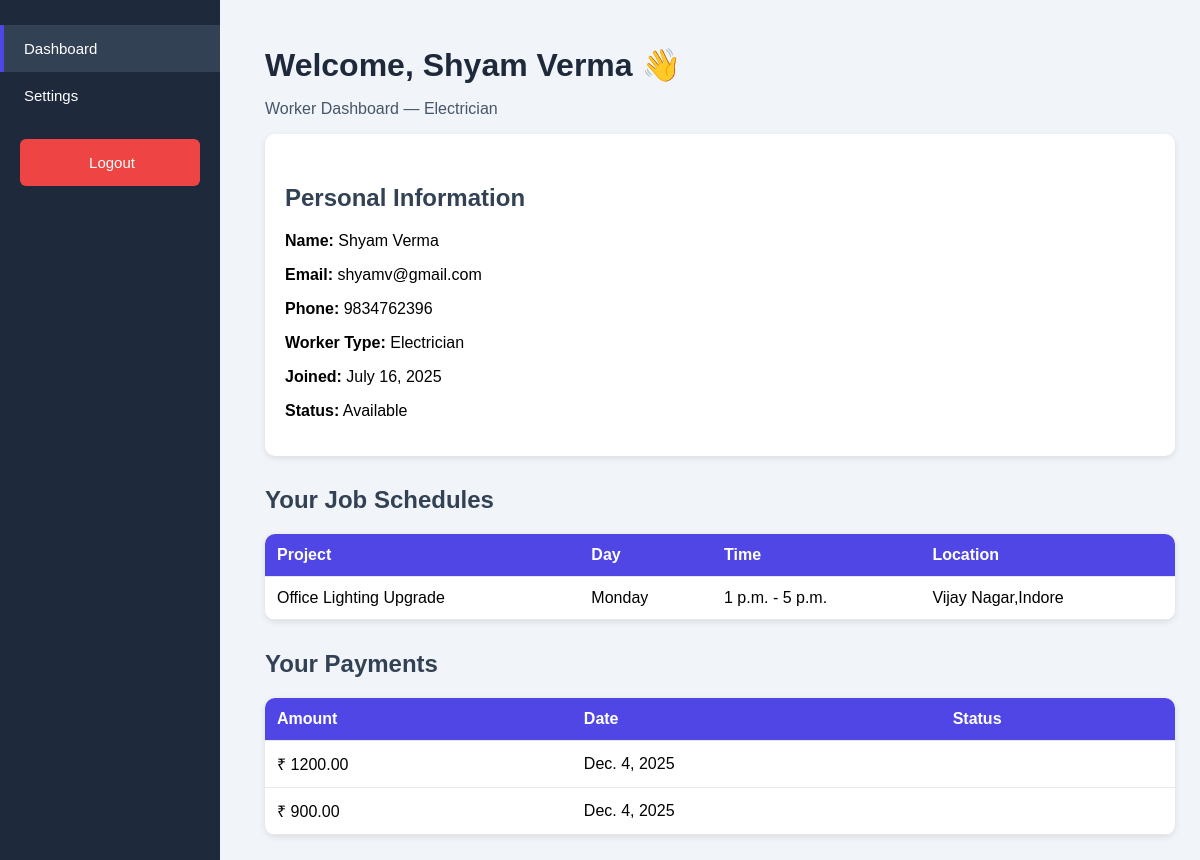
The app's page /user/12/ with its own data.
### workers/models.py (models this page shows, shortened)
class Worker(models.Model):
    WORKER_TYPES = [
        ('Plumber', 'Plumber'),
        ('Electrician', 'Electrician'),
        ('Carpenter', 'Carpenter'),
        ('Painter', 'Painter'),
        ('Helper', 'Helper'),
    ]
    user = models.OneToOneField(User, on_delete=models.CASCADE, null=True, blank=True)
    name = models.CharField(max_length=100)
    worker_type = models.CharField(max_length=50, choices=WORKER_TYPES)
    phone = models.CharField(max_length=15, blank=True)
    email = models.EmailField(null=True, blank=True)
    gender = models.CharField(max_length=10, default='Male', blank=True)
    hourly_rate = models.DecimalField(max_digits=8, decimal_places=2, default=0.00)
    is_available = models.BooleanField(default=True)
    joined_date = models.DateField(default=date.today)
    location = models.CharField(max_length=100, default='Unknown')
    role = models.ForeignKey(Role, on_delete=models.SET_NULL, null=True, blank=True)

class Schedule(models.Model):
    worker = models.ForeignKey(Worker, on_delete=models.CASCADE, related_name='schedules')
    project = models.ForeignKey(Project, on_delete=models.SET_NULL, null=True, blank=True)
    day = models.CharField(max_length=15)
    start_time = models.TimeField()
    end_time = models.TimeField()
    location = models.CharField(max_length=100)

class Project(models.Model):
    STATUS_CHOICES = [
        ('Active', 'Active'),
        ('Completed', 'Completed'),
    ]
    name = models.CharField(max_length=200)
    description = models.TextField(blank=True)
    status = models.CharField(max_length=50, choices=STATUS_CHOICES, default='Active')
    start_date = models.DateField(default=date.today)
    completed_date = models.DateField(null=True, blank=True)
    location = models.CharField(max_length=200, blank=True)
    assigned_workers = models.ManyToManyField(Worker, blank=True, related_name='projects')

class Payment(models.Model):
    worker = models.ForeignKey(Worker, on_delete=models.CASCADE, related_name='payments')
    project = models.ForeignKey(Project, on_delete=models.SET_NULL, null=True, blank=True)
    amount = models.DecimalField(max_digits=10, decimal_places=2)
    date = models.DateField(auto_now_add=True)
    payment_status = models.CharField(max_length=20, default='Pending')

### workers/views.py (the view)
# urls.py: path('user/<int:worker_id>/', views.user_detail, name='user_detail'),
def user_detail(request, worker_id):
    worker = get_object_or_404(Worker, id=worker_id)
    payments = Payment.objects.filter(worker=worker).order_by('-date')
    schedules = Schedule.objects.filter(worker=worker).order_by('day', 'start_time')
    return render(request, 'user.html', {'worker': worker, 'payments': payments, 'schedules': schedules})

### workers/templates/user.html (shortened to what this page needs)
{% load static %}
<!DOCTYPE html>
<html lang="en">
<head>
</head>
<body>
    <div class="sidebar">
        <a class="active" href="{% url 'user_detail' worker.id %}">Dashboard</a>
        <a href="{% url 'setting' %}">Settings</a>
        <a href="{% url 'logout_user' %}" class="logout-btn">Logout</a>
    </div>
    <div class="container">
        <h1>Welcome, {{ worker.name }} 👋</h1>
        <p style="color:#475569;">Worker Dashboard — {{ worker.worker_type }}</p>
        <div class="info-card">
            <h2>Personal Information</h2>
            <p><strong>Name:</strong> {{ worker.name }}</p>
            <p><strong>Email:</strong> {{ worker.email }}</p>
            <p><strong>Phone:</strong> {{ worker.phone|default:"Not Available" }}</p>
            <p><strong>Worker Type:</strong> {{ worker.worker_type }}</p>
            <p><strong>Joined:</strong> {{ worker.joined_date }}</p>
            <p><strong>Status:</strong> {% if worker.is_available %}Available{% else %}Busy{% endif %}</p>
        </div>
        <h2>Your Job Schedules</h2>
        <table>
            <tr>
                <th>Project</th>
                <th>Day</th>
                <th>Time</th>
                <th>Location</th>
            </tr>
            {% for s in schedules %}
            <tr>
                <td>{{ s.project.name }}</td>
                <td>{{ s.day }}</td>
                <td>{{ s.start_time }} - {{ s.end_time }}</td>
                <td>{{ s.location }}</td>
            </tr>
            {% empty %}
            <tr>
                <td colspan="4" style="text-align:center;">No schedules assigned.</td>
            </tr>
            {% endfor %}
        </table>
        <h2>Your Payments</h2>
        <table>
            <tr>
                <th>Amount</th>
                <th>Date</th>
                <th>Status</th>
            </tr>
            {% for p in payments %}
            <tr>
                <td>₹ {{ p.amount }}</td>
                <td>{{ p.date }}</td>
                <td>{{ p.status }}</td>
            </tr>
            {% empty %}
            <tr>
                <td colspan="3" style="text-align:center;">No payments recorded.</td>
            </tr>
            {% endfor %}
        </table>
    </div>
</body>
</html>

### workers/templates/user.html (style rules this page uses)
body { font-family: Arial, sans-serif; background: #f1f5f9; margin: 0; padding: 0; }
.sidebar { width: 220px; background: #1e293b; color: white; position: fixed; top: 0; bottom: 0; padding-top: 25px; display: flex; flex-direction: column; }
.sidebar a { padding: 15px 20px; text-decoration: none; color: white; display: block; font-size: 15px; border-left: 4px solid transparent; }
.sidebar a:hover, .sidebar .active { background: #334155; border-left: 4px solid #4f46e5; }
.container { margin-left: 240px; padding: 25px; }
h1 { color: #1e293b; margin-bottom: 10px; }
h2 { color: #334155; margin-top: 30px; }
.info-card { background: white; padding: 20px; border-radius: 10px; box-shadow: 0 2px 6px rgba(0,0,0,0.1); margin-bottom: 25px; }
table { width: 100%; border-collapse: collapse; background: white; border-radius: 10px; overflow: hidden; box-shadow: 0 2px 6px rgba(0,0,0,0.1); }
th, td { padding: 12px; border-bottom: 1px solid #e5e7eb; }
th { background: #4f46e5; color: white; text-align: left; }
.logout-btn { background: #ef4444; padding: 10px; color: white; text-align: center; margin: 20px; border-radius: 6px; text-decoration: none; display: block; }

### records on screen
Worker: name "Shyam Verma", worker_type "Electrician", email "shyamv@gmail.com", phone "9834762396", joined_date "July 16, 2025"
Schedule: project.name "Office Lighting Upgrade", day "Monday", start_time "1 p.m.", end_time "5 p.m.", location "Vijay Nagar,Indore"
Payment: amount "1200.00", date "Dec. 4, 2025"
Payment: amount "900.00", date "Dec. 4, 2025"
